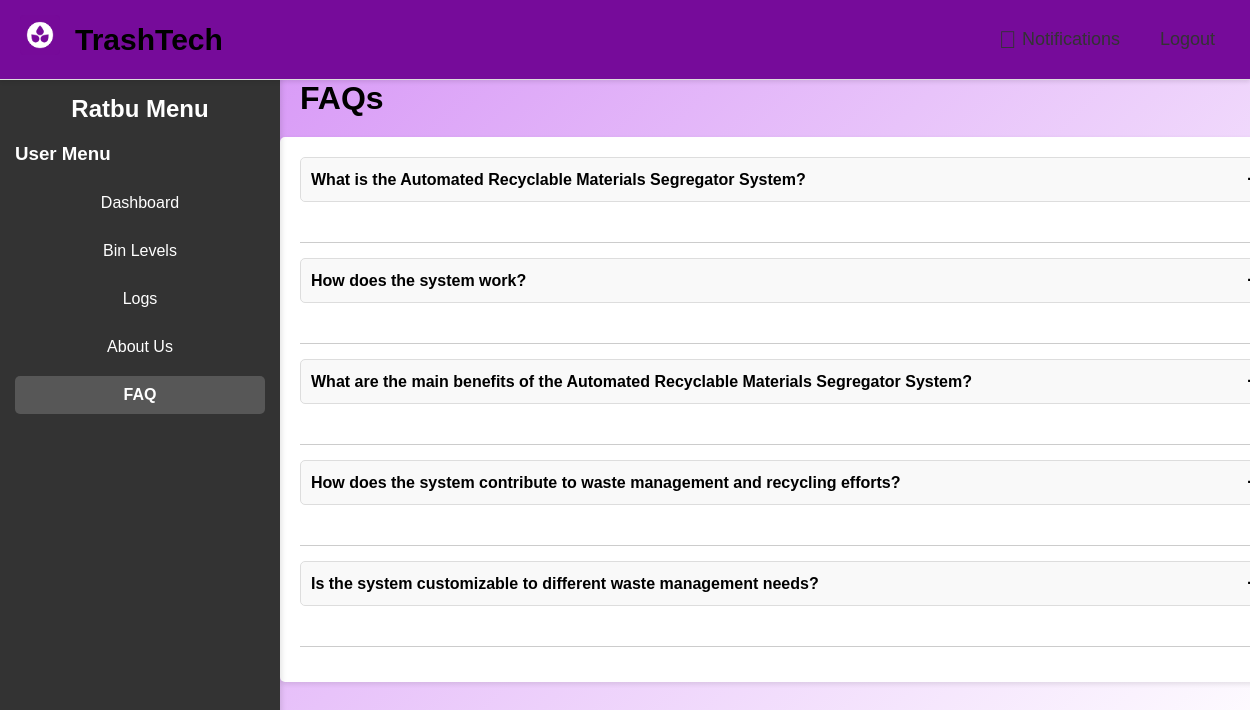
The page /TrashTech2/faq.php (signed in) on the database its author committed.
### tables this page shows
CREATE TABLE `faqs` (
  `id` int(11) NOT NULL,
  `question` text DEFAULT NULL,
  `answer` text DEFAULT NULL
);

### TrashTech2/faq.php (the view, shortened to what this page needs)
<?php
include 'header.php';
include 'sidebar.php';
$sql = "SELECT * FROM faqs";
$result = $conn->query($sql);
$page_content = '
    <h1>FAQs</h1>
    <div class="faq-container">';
if ($result->num_rows > 0) {
    while ($row = $result->fetch_assoc()) {
        $page_content .= '
            <div class="faq-item">
                <div class="faq-question">
                    <strong>' . htmlspecialchars($row['question']) . '</strong>
                    <span class="faq-toggle">+</span>
                </div>
                <div class="faq-answer">' . htmlspecialchars($row['answer']) . '</div>
            </div>';
    }
} else {
    $page_content .= '<p>No FAQs found.</p>';
}
$page_content .= '
    </div>';
?>
<?php
echo $page_content;
?>

### TrashTech2/faq.php (style rules this page uses)
h1 { margin-top: 20px; margin-left: 300px; margin-bottom: 20px; }
.faq-container { width: calc(100% - 280px); margin-left: 280px; padding: 20px; height: auto; max-height: none; overflow-y: auto; background-color: #ffffff; border-radius: 5px; box-shadow: 0 2px 5px rgba(0, 0, 0, 0.1); }
.faq-item { margin-bottom: 15px; border-bottom: 1px solid #ccc; padding-bottom: 10px; }
.faq-question { display: flex; justify-content: space-between; align-items: center; cursor: pointer; padding: 10px; border: 1px solid #ddd; border-radius: 5px; background-color: #f9f9f9; transition: background-color 0.3s ease; }
.faq-toggle { font-size: 20px; font-weight: bold; transition: transform 0.3s ease; }

### rows shown on the page
faqs: question "What is the Automated Recyclable Materials Segregator System?"
faqs: question "How does the system work?"
faqs: question "What are the main benefits of the Automated Recyclable Materials Segregator System?"
faqs: question "How does the system contribute to waste management and recycling efforts?"
faqs: question "Is the system customizable to different waste management needs?"

### other values the page prints
$company_name "Ratbu"
